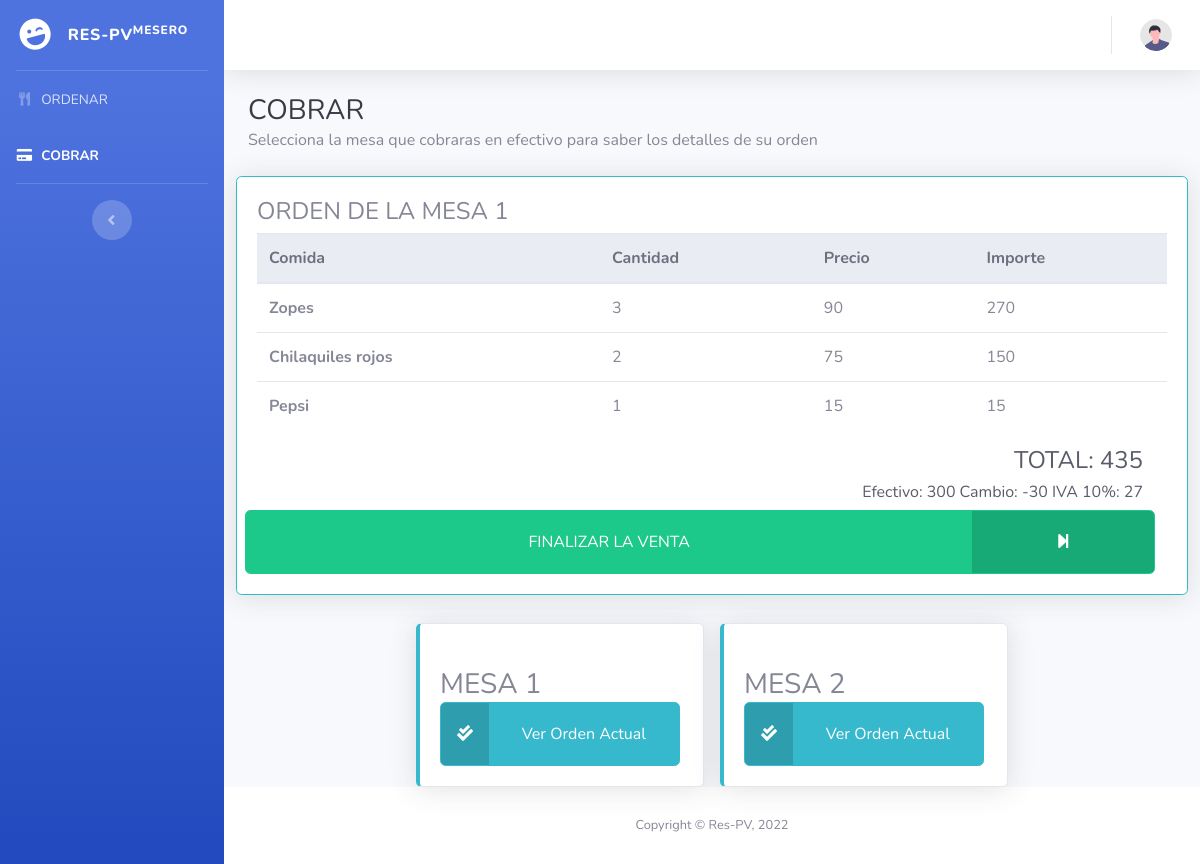
The page /cobrar.php?mesa=1 on the database its author committed.
### tables this page shows
CREATE TABLE `carrito_tmp` (
  `id_tmp` int(100) NOT NULL,
  `mesa` int(1) NOT NULL,
  `id_product` int(2) NOT NULL,
  `name_product` varchar(30) NOT NULL,
  `unitaryPrice_product` int(100) NOT NULL,
  `cantidad` int(100) NOT NULL,
  `efectivo` int(100) NOT NULL DEFAULT 0,
  `cambio` int(100) NOT NULL DEFAULT 0,
  `impuesto` int(100) NOT NULL DEFAULT 0,
  `total` int(100) NOT NULL DEFAULT 0
);

### db.php (called while the page is built, shortened)
<?php
    class Conexion{
        private $driver = "mysql";
        private $host = "localhost";
        private $dbname = "respv";
        private $usuario = "root";
        private $contrasena = "";
        public function __construct(){
            try {
                $db = new PDO("{$this->driver}:host={$this->host};dbname={$this->dbname}",$this->usuario,$this->contrasena);
                $db->setAttribute(PDO::ATTR_ERRMODE, PDO::ERRMODE_EXCEPTION);
                return $db;
            } catch (PDOException $e) {
                echo "Ha ocurrido un error al conectarse a la base de datos" . $e->getMessage();
            }
        }
    }
?>

### usuarios/Modelo/mesero.php (called while the page is built, shortened)
<?php
    require_once(__DIR__.'/../../db.php');
    class Meseros extends Conexion{
        public function __construct(){
            $this->db = parent::__construct();
        }
        public function getMesas(){
            $rows = null;
            $statement = $this->db->prepare("SELECT DISTINCT(mesa) FROM carrito_tmp");
            $statement->execute();
            while ($result = $statement->fetch()) {
                $rows[] = $result;
            }
            return $rows;
        }
        public function getCarrito_tmp($mesa){
            $rows = null;
            $statement = $this->db->prepare("SELECT * FROM carrito_tmp WHERE mesa=?");
            $statement->execute([$mesa]);
            while ($result = $statement->fetch()) {
                $rows[] = $result;
            }
            return $rows;
        }
    }
?>

### cobrar.php (the view, shortened to what this page needs)
<?php
require_once("usuarios/Modelo/mesero.php");
$ModeloMesero  = new Meseros();
?>
<!DOCTYPE html>
<html lang="en">
<head>
    <link href="vendor/fontawesome-free/css/all.min.css" rel="stylesheet" type="text/css">
    <link href="css/sb-admin-2.min.css" rel="stylesheet">
</head>
<body id="page-top">
    <div id="wrapper">
        <ul class="navbar-nav bg-gradient-primary sidebar sidebar-dark accordion" id="accordionSidebar">
            <a class="sidebar-brand d-flex align-items-center justify-content-center" href="index.php">
                <div class="sidebar-brand-icon rotate-n-15">
                    <i class="fas fa-laugh-wink"></i>
                </div>
                <div class="sidebar-brand-text mx-3">Res-PV<sup>Mesero</sup></div>
            </a>
            <hr class="sidebar-divider my-0">
            <li class="nav-item ">
                <a class="nav-link" href="homeMesero.php">
                    <i class="fas fa-fw fa-utensils"></i>
                    <span>ORDENAR</span></a>
            </li>
            <li class="nav-item active">
                <a class="nav-link" href="cobrar.php">
                    <i class="fas fa-fw fa-credit-card"></i>
                    <span>COBRAR</span></a>
            </li>
            <hr class="sidebar-divider d-none d-md-block">
            <div class="text-center d-none d-md-inline">
                <button class="rounded-circle border-0" id="sidebarToggle"></button>
            </div>
        </ul>
        <div id="content-wrapper" class="d-flex flex-column">
            <div id="content">
                <nav class="navbar navbar-expand navbar-light bg-white topbar mb-4 static-top shadow">
                    <ul class="navbar-nav ml-auto">
                        <li class="nav-item dropdown no-arrow">
                            <a class="nav-link dropdown-toggle" href="#" id="userDropdown" role="button"
                                data-toggle="dropdown" aria-haspopup="true" aria-expanded="false">
                                <img class="img-profile rounded-circle"
                                    src="img/undraw_profile.svg">
                            </a>
                        </li>
                    </ul>
                </nav>
                <div class="container-fluid">
                    <div class=" d-sm-flex align-items-center justify-content-between ">
                        <h3 class=" mb-0 text-gray-900"> COBRAR </h3>
                    </div>
                    <p class="mb-4">Selecciona la mesa que cobraras en efectivo para saber los detalles de su orden</p>
                    <?php
                        if(isset($_GET['mesa'])){
                            $visible = "block";
                            $mesa_sel = $_GET['mesa'];
                    ?>
                        <div class="row d-flex justify-content-center mt-4 mb-4 card shadow border-info" style="display: <?php echo $visible; ?>">
                            <div class="card-body">
                            <h4>ORDEN DE LA MESA <?php echo $mesa_sel;?></h4>
                            <table class="table">
                                <thead class="thead-light">
                                    <tr>
                                    <th scope="col">Comida</th>
                                    <th scope="col">Cantidad</th>
                                    <th scope="col">Precio</th>
                                    <th scope="col">Importe</th>
                                    </tr>
                                </thead>
                                <tbody>
                                    <?php
                                    $mesa = $_GET['mesa'];
                                    $total = 0;
                                    $detalles = $ModeloMesero->getCarrito_tmp($mesa);
                                    if($detalles != null){
                                        foreach($detalles as $detalle){
                                    ?>
                                        <tr>
                                            <th scope="row"><?php echo $detalle['name_product']; ?></th>
                                            <td><?php echo $detalle['cantidad']; ?></td>
                                            <td><?php echo $detalle['unitaryPrice_product']; ?></td>
                                            <td><?php echo $detalle['cantidad'] * $detalle['unitaryPrice_product']; ?></td>
                                            <?php $total = $total + $detalle['cantidad'] * $detalle['unitaryPrice_product']; ?>
                                        </tr>
                                    <?php }} ?>
                                </tbody>
                            </table>
                                <div class="d-flex justify-content-end mr-4">
                                    <h4 class="text-dark ml-1">TOTAL: <?php echo $total; ?> </h4>
                                </div>
                                <?php
                                    $detalles = $ModeloMesero->getCarrito_tmp($mesa);
                                    if($detalles[0]['efectivo'] != 0){
                                ?>
                                <div class="d-flex justify-content-end mr-4">
                                    <h6 class="text-dark ml-1">Efectivo: <?php echo $detalles[0]['efectivo']; ?> </h6>
                                    <h6 class="text-dark ml-1">Cambio: <?php echo $detalles[0]['total'] - $detalles[0]['efectivo']; ?> </h6>
                                    <h6 class="text-dark ml-1">IVA 10%: <?php echo $detalles[0]['impuesto']; ?> </h6>
                                </div>
                                <div class="row" style="width:100%;height:4rem;">
                                    <form class="form-inline" method="post" action="usuarios/Controlador/endSale.php" style="width:100%;height:4rem;">
                                        <button class="btn btn-success btn-icon-split my-auto" action="submit" style="width:100%;height:4rem;">
                                            <span style="width:80%;" class="text my-auto">FINALIZAR LA VENTA</span>
                                            <span style="width:20%; height:4rem;" class="icon text-white-100 my-auto">
                                                <i  class="fas fa-solid fa-step-forward py-3"></i>
                                            </span>
                                        </button>
                                    </form>
                                </div>
                                <?php } ?>
                            </div>
                        </div>
                    <?php
                        }
                    ?>
                    <div class="row " style="justify-content: center;">
                        <?php
                            $mesas = $ModeloMesero->getMesas();
                            if($mesas != null){
                            foreach($mesas as $mesa){
                        ?>
                        <div class="card mt-1 mx-2 shadow border-left-info" style="width: 18rem;">
                            <div class="card-body" style=" height: 20 rem; ">
                                <br>
                                <h1 class="h3 m-auto">MESA <?php echo $mesa[0]; ?></h1>
                                    <a class="btn btn-info btn-icon-split my-auto" href="cobrar.php?mesa=<?php echo $mesa[0]; ?>" style="width:15rem;height:4rem;">
                                        <span style="width:3rem; height:4rem;" class="icon text-white-100 my-auto">
                                            <i  class="fas fa-solid fa-check-double py-3"></i>
                                        </span>
                                        <span style="width:12rem;" class="text my-auto">Ver Orden Actual</span>
                                    </a>
                            </div>
                        </div>
                        <?php
                                }
                           }
                        ?>
                    </div>
                </div>
            </div>
            <footer class="sticky-footer bg-white">
                <div class="container my-auto">
                    <div class="copyright text-center my-auto">
                        <span>Copyright &copy; Res-PV, 2022 </span>
                    </div>
                </div>
            </footer>
        </div>
    </div>
</body>
</html>

### rows shown on the page
carrito_tmp: name_product "Zopes", cantidad "3", unitaryPrice_product "90", $detalle['cantidad'] * $detalle['unitaryPrice_product'] "270", efectivo "300", $detalles[0]['total'] - $detalles[0]['efectivo'] "-30", impuesto "27"
carrito_tmp: name_product "Chilaquiles rojos", cantidad "2", unitaryPrice_product "75", $detalle['cantidad'] * $detalle['unitaryPrice_product'] "150"
carrito_tmp: name_product "Pepsi", cantidad "1", unitaryPrice_product "15", $detalle['cantidad']*$detalle['unitaryPrice_product'] "15"

### other values the page prints
$mesa_sel "1"
$total "435"
$mesa[0] "1"
$mesa[0] "2"
